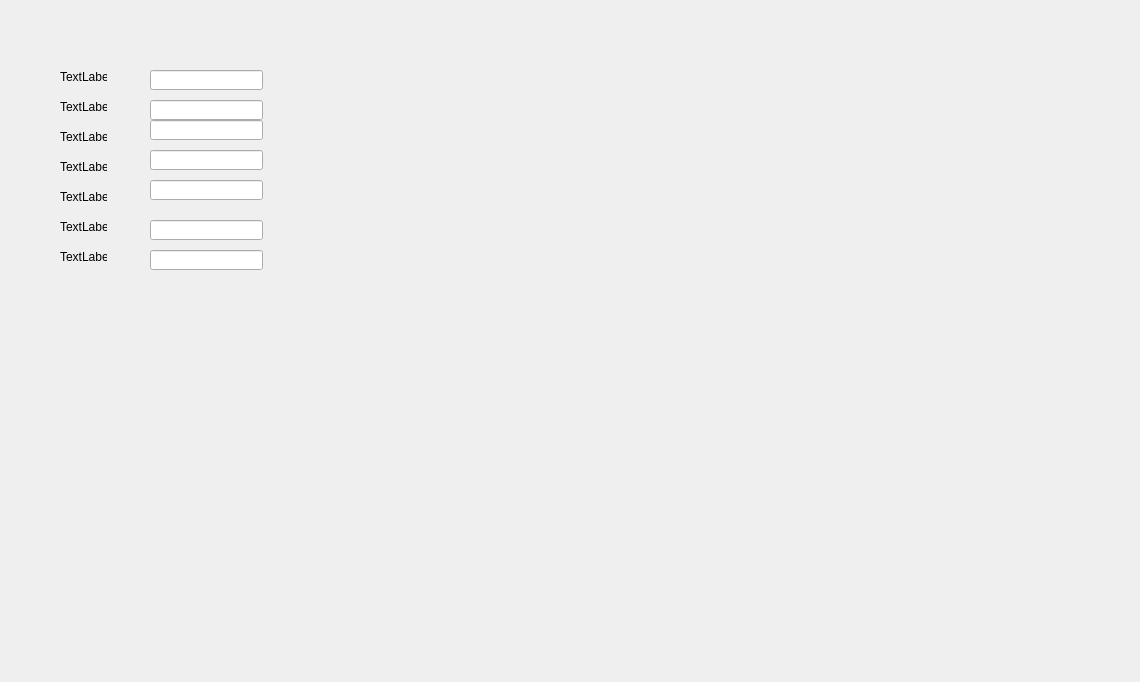
<?xml version="1.0" encoding="UTF-8"?>
<ui version="4.0">
 <class>Regist</class>
 <widget class="QDialog" name="Regist">
  <property name="geometry">
   <rect>
    <x>0</x>
    <y>0</y>
    <width>1140</width>
    <height>682</height>
   </rect>
  </property>
  <property name="windowTitle">
   <string>Dialog</string>
  </property>
  <widget class="QLabel" name="label">
   <property name="geometry">
    <rect>
     <x>60</x>
     <y>70</y>
     <width>47</width>
     <height>13</height>
    </rect>
   </property>
   <property name="text">
    <string>TextLabel</string>
   </property>
  </widget>
  <widget class="QLabel" name="label_2">
   <property name="geometry">
    <rect>
     <x>60</x>
     <y>100</y>
     <width>47</width>
     <height>13</height>
    </rect>
   </property>
   <property name="text">
    <string>TextLabel</string>
   </property>
  </widget>
  <widget class="QLabel" name="label_3">
   <property name="geometry">
    <rect>
     <x>60</x>
     <y>130</y>
     <width>47</width>
     <height>13</height>
    </rect>
   </property>
   <property name="text">
    <string>TextLabel</string>
   </property>
  </widget>
  <widget class="QLabel" name="label_4">
   <property name="geometry">
    <rect>
     <x>60</x>
     <y>160</y>
     <width>47</width>
     <height>13</height>
    </rect>
   </property>
   <property name="text">
    <string>TextLabel</string>
   </property>
  </widget>
  <widget class="QLabel" name="label_5">
   <property name="geometry">
    <rect>
     <x>60</x>
     <y>190</y>
     <width>47</width>
     <height>13</height>
    </rect>
   </property>
   <property name="text">
    <string>TextLabel</string>
   </property>
  </widget>
  <widget class="QLabel" name="label_6">
   <property name="geometry">
    <rect>
     <x>60</x>
     <y>220</y>
     <width>47</width>
     <height>13</height>
    </rect>
   </property>
   <property name="text">
    <string>TextLabel</string>
   </property>
  </widget>
  <widget class="QLabel" name="label_7">
   <property name="geometry">
    <rect>
     <x>60</x>
     <y>250</y>
     <width>47</width>
     <height>13</height>
    </rect>
   </property>
   <property name="text">
    <string>TextLabel</string>
   </property>
  </widget>
  <widget class="QLineEdit" name="lineEdit">
   <property name="geometry">
    <rect>
     <x>150</x>
     <y>70</y>
     <width>113</width>
     <height>20</height>
    </rect>
   </property>
  </widget>
  <widget class="QLineEdit" name="lineEdit_2">
   <property name="geometry">
    <rect>
     <x>150</x>
     <y>100</y>
     <width>113</width>
     <height>20</height>
    </rect>
   </property>
  </widget>
  <widget class="QLineEdit" name="lineEdit_3">
   <property name="geometry">
    <rect>
     <x>150</x>
     <y>120</y>
     <width>113</width>
     <height>20</height>
    </rect>
   </property>
  </widget>
  <widget class="QLineEdit" name="lineEdit_4">
   <property name="geometry">
    <rect>
     <x>150</x>
     <y>150</y>
     <width>113</width>
     <height>20</height>
    </rect>
   </property>
  </widget>
  <widget class="QLineEdit" name="lineEdit_5">
   <property name="geometry">
    <rect>
     <x>150</x>
     <y>180</y>
     <width>113</width>
     <height>20</height>
    </rect>
   </property>
  </widget>
  <widget class="QLineEdit" name="lineEdit_6">
   <property name="geometry">
    <rect>
     <x>150</x>
     <y>220</y>
     <width>113</width>
     <height>20</height>
    </rect>
   </property>
  </widget>
  <widget class="QLineEdit" name="lineEdit_7">
   <property name="geometry">
    <rect>
     <x>150</x>
     <y>250</y>
     <width>113</width>
     <height>20</height>
    </rect>
   </property>
  </widget>
 </widget>
 <resources/>
 <connections/>
</ui>
